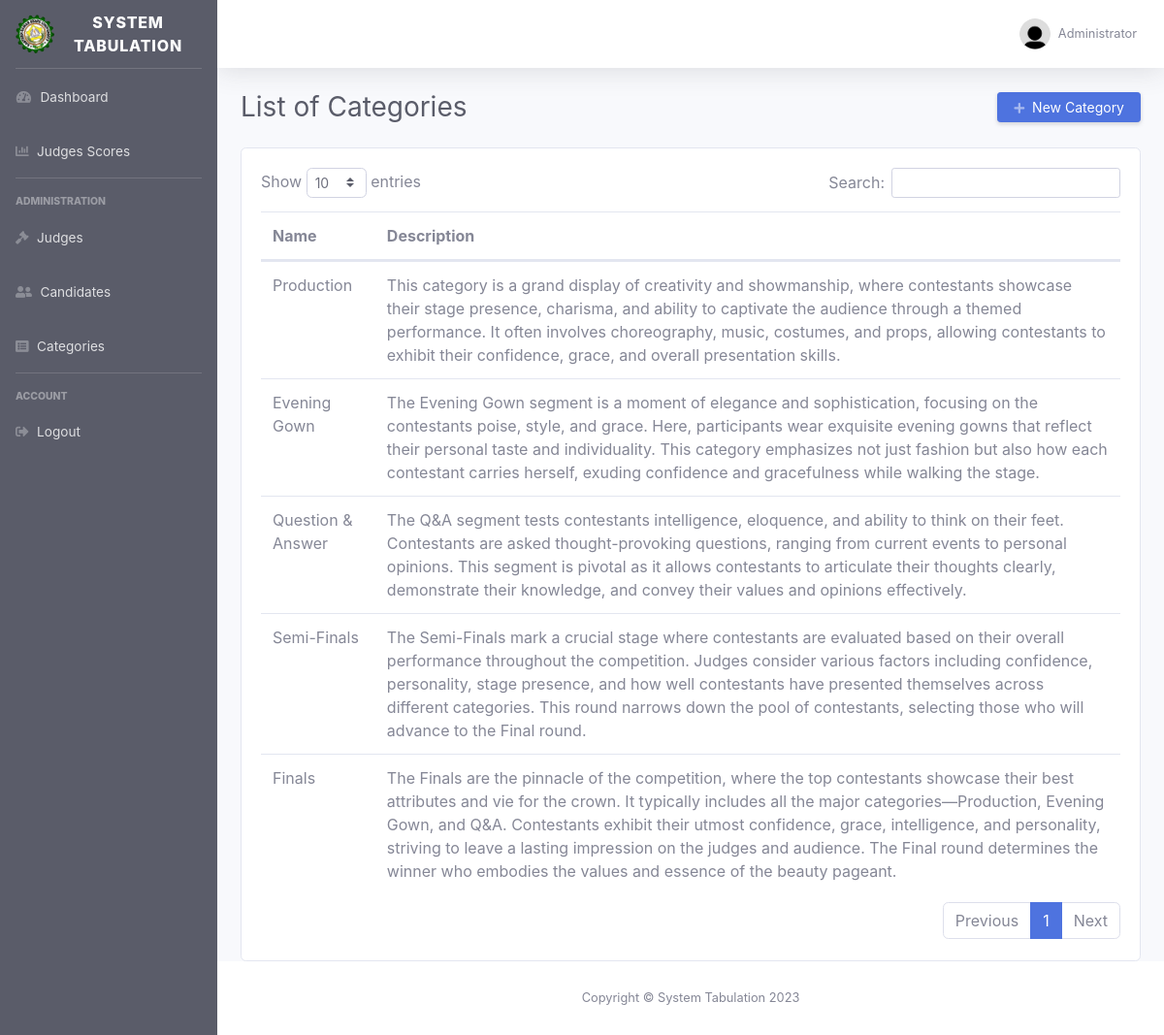
Screenshot of /categories.php (signed in) with the database file from the repository.
### tables this page shows
CREATE TABLE `tbl_info_users` (
  `id` int(11) NOT NULL,
  `name` varchar(30) NOT NULL,
  `username` varchar(30) NOT NULL,
  `password` varchar(100) NOT NULL,
  `user_type` varchar(10) NOT NULL
);

CREATE TABLE `tbl_info_categories` (
  `id` int(11) NOT NULL,
  `name` varchar(255) NOT NULL,
  `description` text NOT NULL
);

### model.php (called while the page is built, shortened)
<?php
class Model
{
    function __construct()
    {
        $servername = "localhost";
        $username = "root";
        $password = "";
        $database = "system_tabulation";
        $mysqli = new mysqli($servername, $username, $password, $database);
        $this->mysqli = $mysqli;
    }
    function mod_get_userdata($id)
    {
        $query = "SELECT * FROM `tbl_info_users` WHERE `id` = '" . $id . "'";
        $query_result = $this->mysqli->query($query);
        if ($query_result) {
            $results = array();
            while ($row = $query_result->fetch_assoc()) {
                $results[] = (object) $row;
            }
            return $results;
        } else {
            return null;
        }
    }
    function mod_get_category_data()
    {
        $query = "SELECT * FROM `tbl_info_categories`";
        $query_result = $this->mysqli->query($query);
        if ($query_result) {
            $results = array();
            while ($row = $query_result->fetch_assoc()) {
                $results[] = (object) $row;
            }
            return $results;
        } else {
            return null;
        }
    }
}

### categories.php (the view, shortened to what this page needs)
<?php include_once "header.php" ?>
<div class="container-fluid">
    <div class="d-sm-flex align-items-center justify-content-between mb-4">
        <h1 class="h3 mb-0 text-gray-800">List of Categories</h1>
        <a href="#" class="d-none d-sm-inline-block btn btn-sm btn-primary shadow-sm px-3" data-toggle="modal" data-target="#new_category_modal">
            <i class="fas fa-plus fa-sm text-white-50 mr-1"></i>
            New Category
        </a>
    </div>
    <div class="row">
        <div class="col-lg-12">
            <div class="card">
                <div class="card-body">
                    <table class="table table-hover datatable">
                        <thead>
                            <tr>
                                <th>Name</th>
                                <th>Description</th>
                            </tr>
                        </thead>
                        <tbody>
                            <?php $categories = $model->mod_get_category_data() ?>
                            <?php if ($categories) : ?>
                                <?php foreach ($categories as $category) : ?>
                                    <tr>
                                        <td><?= $category->name ?></td>
                                        <td><?= $category->description ?></td>
                                    </tr>
                                <?php endforeach ?>
                            <?php endif ?>
                        </tbody>
                    </table>
                </div>
            </div>
        </div>
    </div>
</div>
<?php include_once "footer.php" ?>

### header.php (shortened to what this page needs)
<?php
require_once "model.php";
$model = new Model();
$userdata = $model->mod_get_userdata($_SESSION["id"]);
?>
<!DOCTYPE html>
<html lang="en">
<head>
    <link href="./dist/vendor/fontawesome-free/css/all.min.css" rel="stylesheet">
    <link href="./dist/css/sb-admin-2.min.css" rel="stylesheet">
    <link href="./dist/vendor/datatables/dataTables.bootstrap4.min.css" rel="stylesheet">
    <link href="./dist/css/style.css" rel="stylesheet">
</head>
<body id="page-top">
    <div id="wrapper">
        <ul class="navbar-nav bg-dark sidebar sidebar-dark accordion" id="accordionSidebar">
            <a class="sidebar-brand d-flex align-items-center justify-content-center" href="./">
                <div class="sidebar-brand-icon rotate-n-15">
                    <img src="./dist/img/logo-transparent.png" alt="logo" class="rounded-circle" style="width: 40px; height: 40px;">
                </div>
                <div class="sidebar-brand-text mx-3">System Tabulation</div>
            </a>
            <hr class="sidebar-divider my-0">
            <?php if ($_SESSION["user_type"] == "admin") : ?>
                <li class="nav-item <?= $_SESSION["current_tab"] == " - Dashboard" ? "active" : null ?>">
                    <a class="nav-link" href="javascript:void(0)" id="btn_dashboard">
                        <i class="fas fa-fw fa-tachometer-alt"></i>
                        <span>Dashboard</span>
                    </a>
                </li>
                <li class="nav-item <?= $_SESSION["current_tab"] == " - List of Judges Scores" ? "active" : null ?>">
                    <a class="nav-link" href="javascript:void(0)" id="btn_judges_scores">
                        <i class="fas fa-chart-bar"></i>
                        <span>Judges Scores</span>
                    </a>
                </li>
            <?php endif ?>
            <?php if ($_SESSION["user_type"] == "admin") : ?>
                <hr class="sidebar-divider">
                <div class="sidebar-heading">
                    Administration
                </div>
                <li class="nav-item <?= $_SESSION["current_tab"] == " - List of Judges" ? "active" : null ?>">
                    <a class="nav-link" href="javascript:void(0)" id="btn_manage_judges">
                        <i class="fas fa-gavel"></i>
                        <span>Judges</span>
                    </a>
                </li>
                <li class="nav-item <?= $_SESSION["current_tab"] == " - List of Candidates" ? "active" : null ?>">
                    <a class="nav-link" href="javascript:void(0)" id="btn_manage_candidates">
                        <i class="fas fa-user-friends"></i>
                        <span>Candidates</span>
                    </a>
                </li>
                <li class="nav-item <?= $_SESSION["current_tab"] == " - List of Categories" ? "active" : null ?>">
                    <a class="nav-link" href="javascript:void(0)" id="btn_manage_categories">
                        <i class="fas fa-list-alt"></i>
                        <span>Categories</span>
                    </a>
                </li>
            <?php endif ?>
            <hr class="sidebar-divider">
            <div class="sidebar-heading">
                Account
            </div>
            <li class="nav-item">
                <a class="nav-link btn_logout" href="javascript:void(0)">
                    <i class="fas fa-sign-out-alt"></i>
                    <span>Logout</span>
                </a>
            </li>
        </ul>
        <div id="content-wrapper" class="d-flex flex-column">
            <div id="content">
                <nav class="navbar navbar-expand navbar-light bg-white topbar mb-4 static-top shadow">
                    <ul class="navbar-nav ml-auto">
                        <li class="nav-item dropdown no-arrow">
                            <a class="nav-link dropdown-toggle" href="#" id="userDropdown" role="button" data-toggle="dropdown" aria-haspopup="true" aria-expanded="false">
                                <img class="img-profile rounded-circle mr-2" src="./dist/img/default_user.png">
                                <span class="d-none d-lg-inline text-gray-600 small"><?= $userdata[0]->name ?></span>
                            </a>
                        </li>
                    </ul>
                </nav>

### footer.php (shortened to what this page needs)
</div>
<footer class="sticky-footer bg-white">
    <div class="container my-auto">
        <div class="copyright text-center my-auto">
            <span>Copyright &copy; System Tabulation 2023</span>
        </div>
    </div>
</footer>
</div>
</div>
</body>
</html>

### rows the page displays
tbl_info_users: name "Administrator"
tbl_info_categories: name "Production", description "This category is a grand display of creativity and showmanship, where contestants showcase their stage presence, charisma, and ability to captivate the audience through a themed performance. It often involves choreography, music, costumes, and props, allowing contestants to exhibit their confidence, grace, and overall presentation skills."
tbl_info_categories: name "Evening Gown", description "The Evening Gown segment is a moment of elegance and sophistication, focusing on the contestants poise, style, and grace. Here, participants wear exquisite evening gowns that reflect their personal taste and individuality. This category emphasizes not just fashion but also how each contestant carries herself, exuding confidence and gracefulness while walking the stage."
tbl_info_categories: name "Question & Answer", description "The Q&A segment tests contestants intelligence, eloquence, and ability to think on their feet. Contestants are asked thought-provoking questions, ranging from current events to personal opinions. This segment is pivotal as it allows contestants to articulate their thoughts clearly, demonstrate their knowledge, and convey their values and opinions effectively."
tbl_info_categories: name "Semi-Finals", description "The Semi-Finals mark a crucial stage where contestants are evaluated based on their overall performance throughout the competition. Judges consider various factors including confidence, personality, stage presence, and how well contestants have presented themselves across different categories. This round narrows down the pool of contestants, selecting those who will advance to the Final round."
tbl_info_categories: name "Finals", description "The Finals are the pinnacle of the competition, where the top contestants showcase their best attributes and vie for the crown. It typically includes all the major categories—Production, Evening Gown, and Q&A. Contestants exhibit their utmost confidence, grace, intelligence, and personality, striving to leave a lasting impression on the judges and audience. The Final round determines the winner who embodies the values and essence of the beauty pageant."
